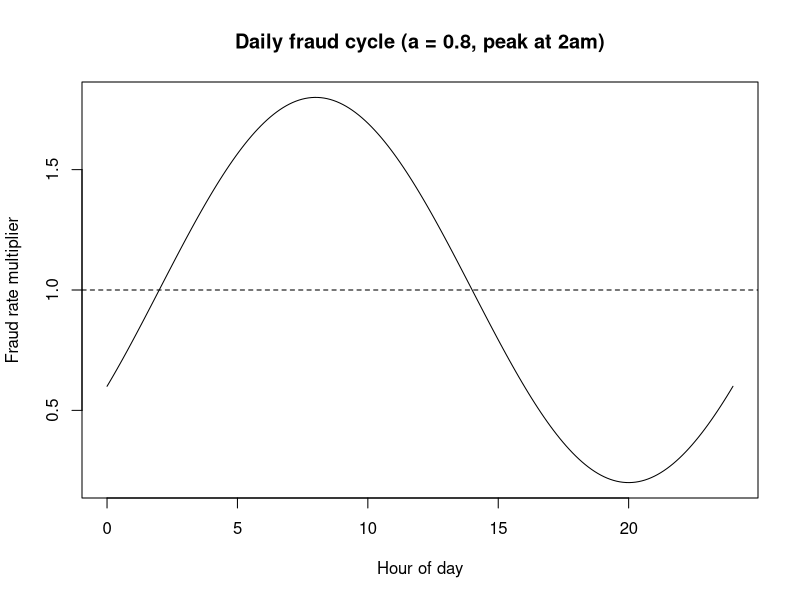
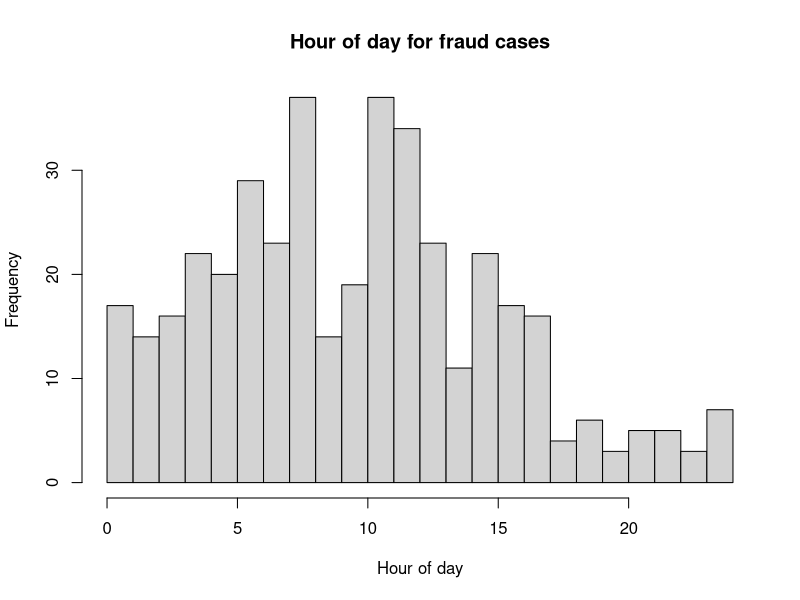
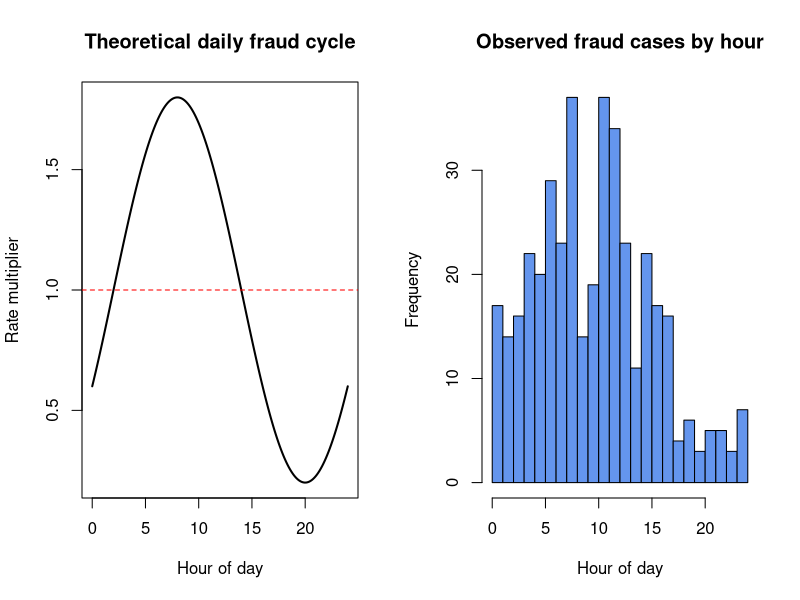

R code for these plots, in order:
set.seed(123)

# -----------------------------
# PARAMETERS
# -----------------------------

n <- 50000                   # number of transactions
p <- 30                      # covariates
target_rate <- 492/50492     # fraud prevalance rate

# -----------------------------
# TRANSACTION TIMES
# -----------------------------

# simulate transaction timestamps over 30 days
days <- 2

time_hours <- runif(n, 0, 24 * days)

# hour within day
hour_of_day <- time_hours %% 24

# -----------------------------
# DAILY FRAUD CYCLE
# -----------------------------

# peak fraud around 2am (since peak hours are occurring with a 6-hour offset)
phi <- 2

# cycle amplitude
a <- 0.8

# baseline cycle
daily_cycle <- 1 + a * sin(2 * pi * (hour_of_day - phi) / 24)

# ensure positivity
daily_cycle <- pmax(daily_cycle, 0.05)

# -----------------------------
# COVARIATES
# -----------------------------

X <- matrix(rnorm(n * p), nrow = n, ncol = p)

colnames(X) <- paste0("x", 1:p)

# -----------------------------
# EFFECT SIZES
# -----------------------------

beta <- c(
  1.2, 0.9, 0.7, 0.5, 0.3,
  -0.5, -0.7, -1.0,
  rep(0, p - 8)
)

linpred <- X %*% beta

risk_multiplier <- exp(linpred)

# -----------------------------
# CALIBRATE BASE RATE
# -----------------------------

# choose baseline so expected fraud rate matches target

lambda_base <-
  target_rate / mean(daily_cycle * risk_multiplier)

# individual probabilities
prob_fraud <-
  lambda_base * daily_cycle * risk_multiplier

# safety cap
prob_fraud <- pmin(prob_fraud, 0.5)

# -----------------------------
# GENERATE FRAUDS
# -----------------------------

fraud <- rbinom(n, 1, prob_fraud)

mean(fraud)
table(fraud)

# -----------------------------
# FINAL DATASET
# -----------------------------

df <- data.frame(
  time_hours = time_hours,
  hour_of_day = hour_of_day,
  fraud = fraud,
  X
)

head(df)


# -----------------------------
# PLOT
# -----------------------------
plot(seq(0, 24, length.out = 200),
     1 + 0.8 * sin(2 * pi * (seq(0, 24, length.out = 200) - 2) / 24),
     type = "l", xlab = "Hour of day", ylab = "Fraud rate multiplier",
     main = "Daily fraud cycle (a = 0.8, peak at 2am)")
abline(h = 1, lty = 2)


hist(df$hour_of_day[df$fraud == 1], breaks = 24,
     main = "Hour of day for fraud cases",
     xlab = "Hour of day")


# Theoretical cycle
hours <- seq(0, 24, length.out = 200)
cycle <- 1 + 0.8 * sin(2 * pi * (hours - phi) / 24)

par(mfrow = c(1, 2))

# Left: theoretical
plot(hours, cycle, type = "l", lwd = 2,
     main = "Theoretical daily fraud cycle",
     xlab = "Hour of day", ylab = "Rate multiplier")
abline(h = 1, lty = 2, col = "red")

# Right: empirical
hist(df$hour_of_day[df$fraud == 1], breaks = 24,
     main = "Observed fraud cases by hour",
     xlab = "Hour of day", col = "cornflowerblue")

# ==============================================================================
# Research Methodology Evaluation & Modelling Session
# Location: University of Western Australia (UWA), Reid Library Ground Floor
# Date: Wednesday, 20 May 2026
# Network Anchor: eduroam authentication via Macquarie University
# ==============================================================================
